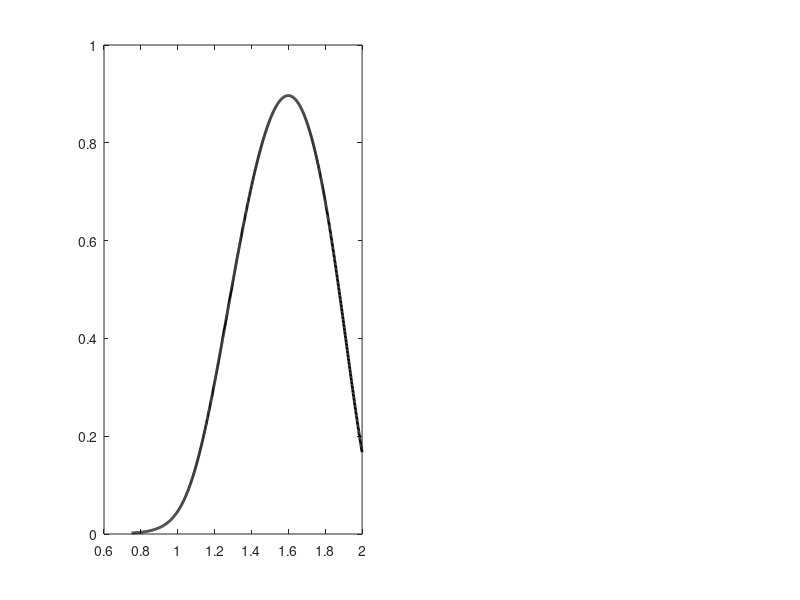

Write MATLAB code to recreate this figure. (Note: this script raises an error after producing the figure.)
% Set Format Values
fs = 14;                           %Font size
fn = 'Arial';                      %Font name
lw = 2;                            %Linewidth

primColor = [159  45 201]/ 255; 
secColor  = [82  181 223]/ 255;
terColor  = [223  82  82]/ 255;

% Implicit Solution from 2b
impSolFun = @(a,t) (0.05*(log(a)+(3*a)))+t+((3.4/pi)*cos(0.5*pi*t))-0.8535;  
tImplicit = 0.75:0.001:2;
aImplicit = zeros(size(tImplicit));
uImplicit = zeros(size(tImplicit));
for tNum = 1:length(tImplicit)
    t_cur = tImplicit(tNum);
    afun = @(a) real(impSolFun(a,t_cur));
    a_guess = 0.01;
    a_cur = fzero(afun,a_guess);
    aImplicit(tNum) = a_cur;
    uFunction = 1.7*a_cur*sin(0.5*pi*t_cur);
    uImplicit(tNum) = uFunction;
end

% Set Fixed Values
a_0 = 0.01;
t_range = [0,2];
stepSizes = [0.1, 0.075, 0.05, 0.01, 0.005];
figure(1)

% Plotting First Subplot
p1 = subplot(1,2,1);
plot(tImplicit,aImplicit,'k','linewidth',lw);
legendIDs = cell(1,length(stepSizes)+1);
legendIDs{1} = 'implicit solution';
hold on
ctr = 1;

% Plotting Euler Solutions
for stepSizeNum = 1:length(stepSizes)
    curStepSize = stepSizes(stepSizeNum);
     [t_cur, a_cur] = eulerSolver(@(t,a) muscleActODEfun(t,a),...
                        t_range, a_0, curStepSize);
     plot(t_cur, a_cur, 'linewidth',lw-0.5)
     ctr = ctr + 1;
     legendIDs{ctr} = ['step size = ' num2str(curStepSize) ' s'];
    
end

% Plot Formatting
ylim([0 1.2])
hold off
title('Euler');
legend(legendIDs,'location','northwest','box','off')
set(gca,'FontName',fn,'FontSize',fs,'linewidth',lw,'box','off')

% Plotting Second Subplot
p2 = subplot(1,2,2);
plot(tImplicit,aImplicit,'k','linewidth',lw);
legendIDs = cell(1,length(stepSizes)+1);
legendIDs{1} = 'implicit solution';
hold on
ctr = 1;

% Plotting RK4 Solutions
for stepSizeNum = 1:length(stepSizes)
    curStepSize = stepSizes(stepSizeNum);
     [t_RK4, a_RK4] = RK4Solver(@(t,a) muscleActODEfun(t,a),...
                        t_range, a_0, curStepSize);
     plot(t_RK4, a_RK4, 'linewidth',lw-0.5)
     ctr = ctr + 1;
     legendIDs{ctr} = ['step size = ' num2str(curStepSize) ' s'];
    
end

% Plot Formatting
ylim([0 1.2])
hold off
title('RK4');
legend(legendIDs,'location','northwest','box','off')
set(gca,'FontName',fn,'FontSize',fs,'linewidth',lw,'box','off')